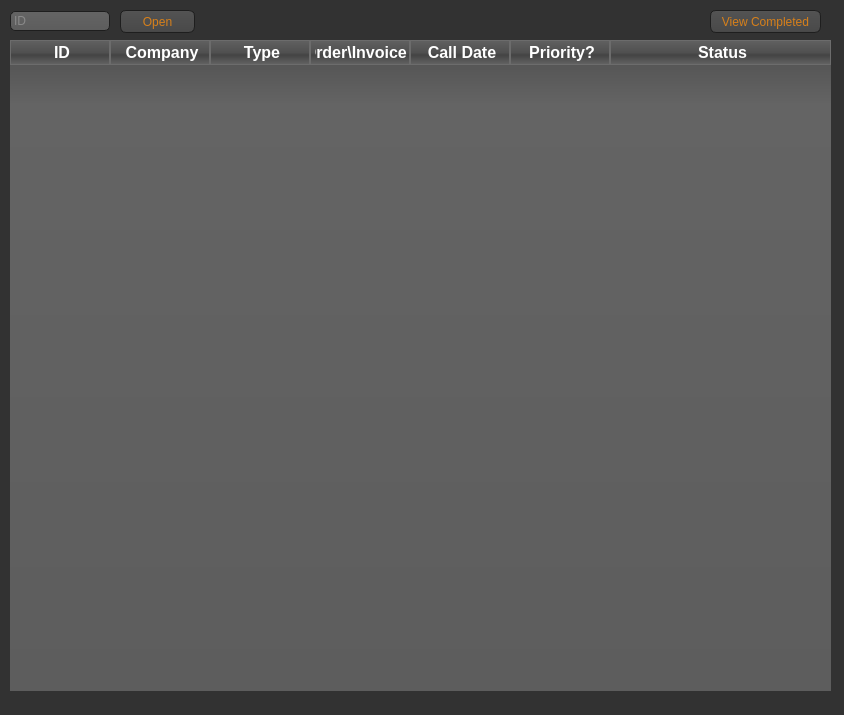
<?xml version="1.0" encoding="UTF-8"?>
<ui version="4.0">
 <class>MainReport</class>
 <widget class="QMainWindow" name="MainReport">
  <property name="geometry">
   <rect>
    <x>0</x>
    <y>0</y>
    <width>844</width>
    <height>715</height>
   </rect>
  </property>
  <property name="windowTitle">
   <string>Problem Sheet Viewer</string>
  </property>
  <property name="windowIcon">
   <iconset resource="../icon/icon.qrc">
    <normaloff>:/icon/PS_Icon.png</normaloff>:/icon/PS_Icon.png</iconset>
  </property>
  <property name="styleSheet">
   <string notr="true">QToolTip
{
	 border: 1px solid black;
	 background-color: #ffa02f;
	 padding: 1px;
	 border-radius: 3px;
	 opacity: 100;
}

QWidget
{
	color: #b1b1b1;
	background-color: #323232;
	border: none;
	outline: none;
}

QWidget:item:hover
{
	background-color: QLinearGradient( x1: 0, y1: 0, x2: 0, y2: 1, stop: 0 #ffa02f, stop: 1 #ca0619);
	color: #000000;
}

QWidget:item:selected
{
	background-color: QLinearGradient( x1: 0, y1: 0, x2: 0, y2: 1, stop: 0 #ffa02f, stop: 1 #d7801a);
}

QMenuBar::item
{
	background: transparent;
}

QMenuBar::item:selected
{
	background: transparent;
	border: 1px solid #ffaa00;
}

QMenuBar::item:pressed
{
	background: #444;
	border: 1px solid #000;
	background-color: QLinearGradient(
		x1:0, y1:0,
		x2:0, y2:1,
		stop:1 #212121,
		stop:0.4 #343434/*,
		stop:0.2 #343434,
		stop:0.1 #ffaa00*/
	);
	margin-bottom:-1px;
	padding-bottom:1px;
}

QMenu
{
	border: 1px solid #000;
}

QMenu::item
{
	padding: 2px 20px 2px 20px;
}

QMenu::item:selected
{
	color: #000000;
}

QWidget:disabled
{
	color: #404040;
	background-color: #323232;
}

QAbstractItemView
{
	background-color: QLinearGradient( x1: 0, y1: 0, x2: 0, y2: 1, stop: 0 #4d4d4d, stop: 0.1 #646464, stop: 1 #5d5d5d);
}

QWidget:focus
{
	/*border: 2px solid QLinearGradient( x1: 0, y1: 0, x2: 0, y2: 1, stop: 0 #ffa02f, stop: 1 #d7801a);*/
}

QLineEdit
{
	background-color: QLinearGradient( x1: 0, y1: 0, x2: 0, y2: 1, stop: 0 #4d4d4d, stop: 0 #646464, stop: 1 #5d5d5d);
	padding: 1px;
	border-style: solid;
	border: 1px solid #1e1e1e;
	border-radius: 5;
}

QPushButton
{
	color: #d7801a;
	background-color: QLinearGradient( x1: 0, y1: 0, x2: 0, y2: 1, stop: 0 #565656, stop: 0.1 #525252, stop: 0.5 #4e4e4e, stop: 0.9 #4a4a4a, stop: 1 #464646);
	border-width: 1px;
	border-color: #1e1e1e;
	border-style: solid;
	border-radius: 6;
	padding: 3px;
	font-size: 12px;
	padding-left: 5px;
	padding-right: 5px;
}

QPushButton:pressed
{
	background-color: QLinearGradient( x1: 0, y1: 0, x2: 0, y2: 1, stop: 0 #2d2d2d, stop: 0.1 #2b2b2b, stop: 0.5 #292929, stop: 0.9 #282828, stop: 1 #252525);
}

QListView
{
	selection-background-color: #ffaa00;
	background-color: QLinearGradient( x1: 0, y1: 0, x2: 0, y2: 1, stop: 0 #565656, stop: 0.1 #525252, stop: 0.5 #4e4e4e, stop: 0.9 #4a4a4a, stop: 1 #464646);
	border-style: solid;
	border: 1px solid #1e1e1e;
	border-radius: 5;
}

QComboBox
{
	selection-background-color: #ffaa00;
	background-color: QLinearGradient( x1: 0, y1: 0, x2: 0, y2: 1, stop: 0 #565656, stop: 0.1 #525252, stop: 0.5 #4e4e4e, stop: 0.9 #4a4a4a, stop: 1 #464646);
	border-style: solid;
	border: 1px solid #1e1e1e;
	border-radius: 5;
}

QComboBox:hover,QPushButton:hover
{
	border: 2px solid QLinearGradient( x1: 0, y1: 0, x2: 0, y2: 1, stop: 0 #ffa02f, stop: 1 #d7801a);
}


QComboBox:on
{
	padding-top: 3px;
	padding-left: 4px;
	background-color: QLinearGradient( x1: 0, y1: 0, x2: 0, y2: 1, stop: 0 #2d2d2d, stop: 0.1 #2b2b2b, stop: 0.5 #292929, stop: 0.9 #282828, stop: 1 #252525);
	selection-background-color: #ffaa00;
}

QComboBox QAbstractItemView
{
	border: 2px solid darkgray;
	selection-background-color: QLinearGradient( x1: 0, y1: 0, x2: 0, y2: 1, stop: 0 #ffa02f, stop: 1 #d7801a);
}

QComboBox::drop-down
{
	 subcontrol-origin: padding;
	 subcontrol-position: top right;
	 width: 15px;

	 border-left-width: 0px;
	 border-left-color: darkgray;
	 border-left-style: solid; /* just a single line */
	 border-top-right-radius: 3px; /* same radius as the QComboBox */
	 border-bottom-right-radius: 3px;
 }

QComboBox::down-arrow
{
	 image: url(image/down_arrow.png);
}

QGroupBox:focus
{
border: 2px solid QLinearGradient( x1: 0, y1: 0, x2: 0, y2: 1, stop: 0 #ffa02f, stop: 1 #d7801a);
}

QTextEdit:focus
{
	border: 2px solid QLinearGradient( x1: 0, y1: 0, x2: 0, y2: 1, stop: 0 #ffa02f, stop: 1 #d7801a);
}

QScrollBar:horizontal {
	 border: 1px solid #222222;
	 background: QLinearGradient( x1: 0, y1: 0, x2: 0, y2: 1, stop: 0.0 #121212, stop: 0.2 #282828, stop: 1 #484848);
	 height: 7px;
	 margin: 0px 16px 0 16px;
}

QScrollBar::handle:horizontal
{
	  background: QLinearGradient( x1: 0, y1: 0, x2: 1, y2: 0, stop: 0 #ffa02f, stop: 0.5 #d7801a, stop: 1 #ffa02f);
	  min-height: 20px;
	  border-radius: 2px;
}

QScrollBar::add-line:horizontal {
	  border: 1px solid #1b1b19;
	  border-radius: 2px;
	  background: QLinearGradient( x1: 0, y1: 0, x2: 1, y2: 0, stop: 0 #ffa02f, stop: 1 #d7801a);
	  width: 14px;
	  subcontrol-position: right;
	  subcontrol-origin: margin;
}

QScrollBar::sub-line:horizontal {
	  border: 1px solid #1b1b19;
	  border-radius: 2px;
	  background: QLinearGradient( x1: 0, y1: 0, x2: 1, y2: 0, stop: 0 #ffa02f, stop: 1 #d7801a);
	  width: 14px;
	 subcontrol-position: left;
	 subcontrol-origin: margin;
}

QScrollBar::right-arrow:horizontal, QScrollBar::left-arrow:horizontal
{
	  border: 1px solid black;
	  width: 1px;
	  height: 1px;
	  background: white;
}

QScrollBar::add-page:horizontal, QScrollBar::sub-page:horizontal
{
	  background: none;
}

QScrollBar:vertical
{
	  background: QLinearGradient( x1: 0, y1: 0, x2: 1, y2: 0, stop: 0.0 #121212, stop: 0.2 #282828, stop: 1 #484848);
	  width: 7px;
	  margin: 16px 0 16px 0;
	  border: 1px solid #222222;
}

QScrollBar::handle:vertical
{
	  background: QLinearGradient( x1: 0, y1: 0, x2: 0, y2: 1, stop: 0 #ffa02f, stop: 0.5 #d7801a, stop: 1 #ffa02f);
	  min-height: 20px;
	  border-radius: 2px;
}

QScrollBar::add-line:vertical
{
	  border: 1px solid #1b1b19;
	  border-radius: 2px;
	  background: QLinearGradient( x1: 0, y1: 0, x2: 0, y2: 1, stop: 0 #ffa02f, stop: 1 #d7801a);
	  height: 14px;
	  subcontrol-position: bottom;
	  subcontrol-origin: margin;
}

QScrollBar::sub-line:vertical
{
	  border: 1px solid #1b1b19;
	  border-radius: 2px;
	  background: QLinearGradient( x1: 0, y1: 0, x2: 0, y2: 1, stop: 0 #d7801a, stop: 1 #ffa02f);
	  height: 14px;
	  subcontrol-position: top;
	  subcontrol-origin: margin;
}

QScrollBar::up-arrow:vertical, QScrollBar::down-arrow:vertical
{
	  border: 1px solid black;
	  width: 1px;
	  height: 1px;
	  background: white;
}


QScrollBar::add-page:vertical, QScrollBar::sub-page:vertical
{
	  background: none;
}

QTextEdit
{
	background-color: #242424;
}

QPlainTextEdit
{
	background-color: #242424;
}

QHeaderView::section
{
	background-color: QLinearGradient(x1:0, y1:0, x2:0, y2:1, stop:0 #616161, stop: 0.5 #505050, stop: 0.6 #434343, stop:1 #656565);
	color: white;
	padding-left: 4px;
	border: 1px solid #6c6c6c;
}

QCheckBox:disabled
{
color: #414141;
}

QDockWidget::title
{
	text-align: center;
	spacing: 3px; /* spacing between items in the tool bar */
	background-color: QLinearGradient(x1:0, y1:0, x2:0, y2:1, stop:0 #323232, stop: 0.5 #242424, stop:1 #323232);
}

QDockWidget::close-button, QDockWidget::float-button
{
	text-align: center;
	spacing: 1px; /* spacing between items in the tool bar */
	background-color: QLinearGradient(x1:0, y1:0, x2:0, y2:1, stop:0 #323232, stop: 0.5 #242424, stop:1 #323232);
}

QDockWidget::close-button:hover, QDockWidget::float-button:hover
{
	background: #242424;
}

QDockWidget::close-button:pressed, QDockWidget::float-button:pressed
{
	padding: 1px -1px -1px 1px;
}

QMainWindow::separator
{
	background-color: QLinearGradient(x1:0, y1:0, x2:0, y2:1, stop:0 #161616, stop: 0.5 #151515, stop: 0.6 #212121, stop:1 #343434);
	color: white;
	padding-left: 4px;
	border: 1px solid #4c4c4c;
	spacing: 3px; /* spacing between items in the tool bar */
}

QMainWindow::separator:hover
{

	background-color: QLinearGradient(x1:0, y1:0, x2:0, y2:1, stop:0 #d7801a, stop:0.5 #b56c17 stop:1 #ffa02f);
	color: white;
	padding-left: 4px;
	border: 1px solid #6c6c6c;
	spacing: 3px; /* spacing between items in the tool bar */
}

QToolBar::handle
{
	 spacing: 3px; /* spacing between items in the tool bar */
	 background: url(image/handle.png);
}

QMenu::separator
{
	height: 2px;
	background-color: QLinearGradient(x1:0, y1:0, x2:0, y2:1, stop:0 #161616, stop: 0.5 #151515, stop: 0.6 #212121, stop:1 #343434);
	color: white;
	padding-left: 4px;
	margin-left: 10px;
	margin-right: 5px;
}

QProgressBar
{
	border: 2px solid grey;
	border-radius: 5px;
	text-align: center;
}

QProgressBar::chunk
{
	background-color: #d7801a;
	width: 2.15px;
	margin: 0.5px;
}

QTabBar::tab {
	color: #b1b1b1;
	border: 1px solid #444;
	border-bottom-style: none;
	background-color: #323232;
	padding-left: 10px;
	padding-right: 10px;
	padding-top: 3px;
	padding-bottom: 2px;
	margin-right: -1px;
}

QTabWidget::pane {
	border: 1px solid #444;
	top: 1px;
}

QTabBar::tab:last
{
	margin-right: 0; /* the last selected tab has nothing to overlap with on the right */
	border-top-right-radius: 3px;
}

QTabBar::tab:first:!selected
{
 margin-left: 0px; /* the last selected tab has nothing to overlap with on the right */


	border-top-left-radius: 3px;
}

QTabBar::tab:!selected
{
	color: #b1b1b1;
	border-bottom-style: solid;
	margin-top: 3px;
	background-color: QLinearGradient(x1:0, y1:0, x2:0, y2:1, stop:1 #212121, stop:.4 #343434);
}

QTabBar::tab:selected
{
	border-top-left-radius: 3px;
	border-top-right-radius: 3px;
	margin-bottom: 0px;
}

QTabBar::tab:!selected:hover
{
	/*border-top: 2px solid #ffaa00;
	padding-bottom: 3px;*/
	border-top-left-radius: 3px;
	border-top-right-radius: 3px;
	background-color: QLinearGradient(x1:0, y1:0, x2:0, y2:1, stop:1 #212121, stop:0.4 #343434, stop:0.2 #343434, stop:0.1 #ffaa00);
}

QRadioButton::indicator:checked, QRadioButton::indicator:unchecked{
	color: #b1b1b1;
	background-color: #323232;
	border: 1px solid #b1b1b1;
	border-radius: 6px;
}

QRadioButton::indicator:checked
{
	background-color: qradialgradient(
		cx: 0.5, cy: 0.5,
		fx: 0.5, fy: 0.5,
		radius: 1.0,
		stop: 0.25 #ffaa00,
		stop: 0.3 #323232
	);
}

QCheckBox::indicator{
	color: #b1b1b1;
	background-color: #323232;
	border: 1px solid #b1b1b1;
	width: 9px;
	height: 9px;
}

QRadioButton::indicator
{
	border-radius: 6px;
}

QRadioButton::indicator:hover, QCheckBox::indicator:hover
{
	border: 1px solid #ffaa00;
}

QCheckBox::indicator:checked
{
	image: url(image/checkbox.png);
}

QCheckBox::indicator:disabled, QRadioButton::indicator:disabled
{
	border: 1px solid #444;
}            </string>
  </property>
  <widget class="QWidget" name="centralwidget">
   <widget class="QTableWidget" name="tblSummary">
    <property name="geometry">
     <rect>
      <x>10</x>
      <y>40</y>
      <width>821</width>
      <height>651</height>
     </rect>
    </property>
    <property name="font">
     <font>
      <weight>75</weight>
      <bold>true</bold>
     </font>
    </property>
    <property name="styleSheet">
     <string notr="true">QToolTip
{
	 border: 1px solid black;
	 background-color: #ffa02f;
	 padding: 1px;
	 border-radius: 3px;
	 opacity: 100;
}

QWidget
{
	color: #b1b1b1;
	background-color: #323232;
	border: none;
	outline: none;
}

QWidget:item:hover
{
	background-color: QLinearGradient( x1: 0, y1: 0, x2: 0, y2: 1, stop: 0 #ffa02f, stop: 1 #ca0619);
	color: #000000;
}

QWidget:item:selected
{
	background-color: QLinearGradient( x1: 0, y1: 0, x2: 0, y2: 1, stop: 0 #ffa02f, stop: 1 #d7801a);
}

QMenuBar::item
{
	background: transparent;
}

QMenuBar::item:selected
{
	background: transparent;
	border: 1px solid #ffaa00;
}

QMenuBar::item:pressed
{
	background: #444;
	border: 1px solid #000;
	background-color: QLinearGradient(
		x1:0, y1:0,
		x2:0, y2:1,
		stop:1 #212121,
		stop:0.4 #343434/*,
		stop:0.2 #343434,
		stop:0.1 #ffaa00*/
	);
	margin-bottom:-1px;
	padding-bottom:1px;
}

QMenu
{
	border: 1px solid #000;
}

QMenu::item
{
	padding: 2px 20px 2px 20px;
}

QMenu::item:selected
{
	color: #000000;
}

QWidget:disabled
{
	color: #404040;
	background-color: #323232;
}

QAbstractItemView
{
	background-color: QLinearGradient( x1: 0, y1: 0, x2: 0, y2: 1, stop: 0 #4d4d4d, stop: 0.1 #646464, stop: 1 #5d5d5d);
}

QWidget:focus
{
	/*border: 2px solid QLinearGradient( x1: 0, y1: 0, x2: 0, y2: 1, stop: 0 #ffa02f, stop: 1 #d7801a);*/
}

QLineEdit
{
	background-color: QLinearGradient( x1: 0, y1: 0, x2: 0, y2: 1, stop: 0 #4d4d4d, stop: 0 #646464, stop: 1 #5d5d5d);
	padding: 1px;
	border-style: solid;
	border: 1px solid #1e1e1e;
	border-radius: 5;
}

QPushButton
{
	color: #d7801a;
	background-color: QLinearGradient( x1: 0, y1: 0, x2: 0, y2: 1, stop: 0 #565656, stop: 0.1 #525252, stop: 0.5 #4e4e4e, stop: 0.9 #4a4a4a, stop: 1 #464646);
	border-width: 1px;
	border-color: #1e1e1e;
	border-style: solid;
	border-radius: 6;
	padding: 3px;
	font-size: 12px;
	padding-left: 5px;
	padding-right: 5px;
}

QPushButton:pressed
{
	background-color: QLinearGradient( x1: 0, y1: 0, x2: 0, y2: 1, stop: 0 #2d2d2d, stop: 0.1 #2b2b2b, stop: 0.5 #292929, stop: 0.9 #282828, stop: 1 #252525);
}

QListView
{
	selection-background-color: #ffaa00;
	background-color: QLinearGradient( x1: 0, y1: 0, x2: 0, y2: 1, stop: 0 #565656, stop: 0.1 #525252, stop: 0.5 #4e4e4e, stop: 0.9 #4a4a4a, stop: 1 #464646);
	border-style: solid;
	border: 1px solid #1e1e1e;
	border-radius: 5;
}

QComboBox
{
	selection-background-color: #ffaa00;
	background-color: QLinearGradient( x1: 0, y1: 0, x2: 0, y2: 1, stop: 0 #565656, stop: 0.1 #525252, stop: 0.5 #4e4e4e, stop: 0.9 #4a4a4a, stop: 1 #464646);
	border-style: solid;
	border: 1px solid #1e1e1e;
	border-radius: 5;
}

QComboBox:hover,QPushButton:hover
{
	border: 2px solid QLinearGradient( x1: 0, y1: 0, x2: 0, y2: 1, stop: 0 #ffa02f, stop: 1 #d7801a);
}


QComboBox:on
{
	padding-top: 3px;
	padding-left: 4px;
	background-color: QLinearGradient( x1: 0, y1: 0, x2: 0, y2: 1, stop: 0 #2d2d2d, stop: 0.1 #2b2b2b, stop: 0.5 #292929, stop: 0.9 #282828, stop: 1 #252525);
	selection-background-color: #ffaa00;
}

QComboBox QAbstractItemView
{
	border: 2px solid darkgray;
	selection-background-color: QLinearGradient( x1: 0, y1: 0, x2: 0, y2: 1, stop: 0 #ffa02f, stop: 1 #d7801a);
}

QComboBox::drop-down
{
	 subcontrol-origin: padding;
	 subcontrol-position: top right;
	 width: 15px;

	 border-left-width: 0px;
	 border-left-color: darkgray;
	 border-left-style: solid; /* just a single line */
	 border-top-right-radius: 3px; /* same radius as the QComboBox */
	 border-bottom-right-radius: 3px;
 }

QComboBox::down-arrow
{
	 image: url(image/down_arrow.png);
}

QGroupBox:focus
{
border: 2px solid QLinearGradient( x1: 0, y1: 0, x2: 0, y2: 1, stop: 0 #ffa02f, stop: 1 #d7801a);
}

QTextEdit:focus
{
	border: 2px solid QLinearGradient( x1: 0, y1: 0, x2: 0, y2: 1, stop: 0 #ffa02f, stop: 1 #d7801a);
}

QScrollBar:horizontal {
	 border: 1px solid #222222;
	 background: QLinearGradient( x1: 0, y1: 0, x2: 0, y2: 1, stop: 0.0 #121212, stop: 0.2 #282828, stop: 1 #484848);
	 height: 7px;
	 margin: 0px 16px 0 16px;
}

QScrollBar::handle:horizontal
{
	  background: QLinearGradient( x1: 0, y1: 0, x2: 1, y2: 0, stop: 0 #ffa02f, stop: 0.5 #d7801a, stop: 1 #ffa02f);
	  min-height: 20px;
	  border-radius: 2px;
}

QScrollBar::add-line:horizontal {
	  border: 1px solid #1b1b19;
	  border-radius: 2px;
	  background: QLinearGradient( x1: 0, y1: 0, x2: 1, y2: 0, stop: 0 #ffa02f, stop: 1 #d7801a);
	  width: 14px;
	  subcontrol-position: right;
	  subcontrol-origin: margin;
}

QScrollBar::sub-line:horizontal {
	  border: 1px solid #1b1b19;
	  border-radius: 2px;
	  background: QLinearGradient( x1: 0, y1: 0, x2: 1, y2: 0, stop: 0 #ffa02f, stop: 1 #d7801a);
	  width: 14px;
	 subcontrol-position: left;
	 subcontrol-origin: margin;
}

QScrollBar::right-arrow:horizontal, QScrollBar::left-arrow:horizontal
{
	  border: 1px solid black;
	  width: 1px;
	  height: 1px;
	  background: white;
}

QScrollBar::add-page:horizontal, QScrollBar::sub-page:horizontal
{
	  background: none;
}

QScrollBar:vertical
{
	  background: QLinearGradient( x1: 0, y1: 0, x2: 1, y2: 0, stop: 0.0 #121212, stop: 0.2 #282828, stop: 1 #484848);
	  width: 7px;
	  margin: 16px 0 16px 0;
	  border: 1px solid #222222;
}

QScrollBar::handle:vertical
{
	  background: QLinearGradient( x1: 0, y1: 0, x2: 0, y2: 1, stop: 0 #ffa02f, stop: 0.5 #d7801a, stop: 1 #ffa02f);
	  min-height: 20px;
	  border-radius: 2px;
}

QScrollBar::add-line:vertical
{
	  border: 1px solid #1b1b19;
	  border-radius: 2px;
	  background: QLinearGradient( x1: 0, y1: 0, x2: 0, y2: 1, stop: 0 #ffa02f, stop: 1 #d7801a);
	  height: 14px;
	  subcontrol-position: bottom;
	  subcontrol-origin: margin;
}

QScrollBar::sub-line:vertical
{
	  border: 1px solid #1b1b19;
	  border-radius: 2px;
	  background: QLinearGradient( x1: 0, y1: 0, x2: 0, y2: 1, stop: 0 #d7801a, stop: 1 #ffa02f);
	  height: 14px;
	  subcontrol-position: top;
	  subcontrol-origin: margin;
}

QScrollBar::up-arrow:vertical, QScrollBar::down-arrow:vertical
{
	  border: 1px solid black;
	  width: 1px;
	  height: 1px;
	  background: white;
}


QScrollBar::add-page:vertical, QScrollBar::sub-page:vertical
{
	  background: none;
}

QTextEdit
{
	background-color: #242424;
}

QPlainTextEdit
{
	background-color: #242424;
}

QHeaderView::section
{
	background-color: QLinearGradient(x1:0, y1:0, x2:0, y2:1, stop:0 #616161, stop: 0.5 #505050, stop: 0.6 #434343, stop:1 #656565);
	color: white;
	padding-left: 4px;
	border: 1px solid #6c6c6c;
}

QCheckBox:disabled
{
color: #414141;
}

QDockWidget::title
{
	text-align: center;
	spacing: 3px; /* spacing between items in the tool bar */
	background-color: QLinearGradient(x1:0, y1:0, x2:0, y2:1, stop:0 #323232, stop: 0.5 #242424, stop:1 #323232);
}

QDockWidget::close-button, QDockWidget::float-button
{
	text-align: center;
	spacing: 1px; /* spacing between items in the tool bar */
	background-color: QLinearGradient(x1:0, y1:0, x2:0, y2:1, stop:0 #323232, stop: 0.5 #242424, stop:1 #323232);
}

QDockWidget::close-button:hover, QDockWidget::float-button:hover
{
	background: #242424;
}

QDockWidget::close-button:pressed, QDockWidget::float-button:pressed
{
	padding: 1px -1px -1px 1px;
}

QMainWindow::separator
{
	background-color: QLinearGradient(x1:0, y1:0, x2:0, y2:1, stop:0 #161616, stop: 0.5 #151515, stop: 0.6 #212121, stop:1 #343434);
	color: white;
	padding-left: 4px;
	border: 1px solid #4c4c4c;
	spacing: 3px; /* spacing between items in the tool bar */
}

QMainWindow::separator:hover
{

	background-color: QLinearGradient(x1:0, y1:0, x2:0, y2:1, stop:0 #d7801a, stop:0.5 #b56c17 stop:1 #ffa02f);
	color: white;
	padding-left: 4px;
	border: 1px solid #6c6c6c;
	spacing: 3px; /* spacing between items in the tool bar */
}

QToolBar::handle
{
	 spacing: 3px; /* spacing between items in the tool bar */
	 background: url(image/handle.png);
}

QMenu::separator
{
	height: 2px;
	background-color: QLinearGradient(x1:0, y1:0, x2:0, y2:1, stop:0 #161616, stop: 0.5 #151515, stop: 0.6 #212121, stop:1 #343434);
	color: white;
	padding-left: 4px;
	margin-left: 10px;
	margin-right: 5px;
}

QProgressBar
{
	border: 2px solid grey;
	border-radius: 5px;
	text-align: center;
}

QProgressBar::chunk
{
	background-color: #d7801a;
	width: 2.15px;
	margin: 0.5px;
}

QTabBar::tab {
	color: #b1b1b1;
	border: 1px solid #444;
	border-bottom-style: none;
	background-color: #323232;
	padding-left: 10px;
	padding-right: 10px;
	padding-top: 3px;
	padding-bottom: 2px;
	margin-right: -1px;
}

QTabWidget::pane {
	border: 1px solid #444;
	top: 1px;
}

QTabBar::tab:last
{
	margin-right: 0; /* the last selected tab has nothing to overlap with on the right */
	border-top-right-radius: 3px;
}

QTabBar::tab:first:!selected
{
 margin-left: 0px; /* the last selected tab has nothing to overlap with on the right */


	border-top-left-radius: 3px;
}

QTabBar::tab:!selected
{
	color: #b1b1b1;
	border-bottom-style: solid;
	margin-top: 3px;
	background-color: QLinearGradient(x1:0, y1:0, x2:0, y2:1, stop:1 #212121, stop:.4 #343434);
}

QTabBar::tab:selected
{
	border-top-left-radius: 3px;
	border-top-right-radius: 3px;
	margin-bottom: 0px;
}

QTabBar::tab:!selected:hover
{
	/*border-top: 2px solid #ffaa00;
	padding-bottom: 3px;*/
	border-top-left-radius: 3px;
	border-top-right-radius: 3px;
	background-color: QLinearGradient(x1:0, y1:0, x2:0, y2:1, stop:1 #212121, stop:0.4 #343434, stop:0.2 #343434, stop:0.1 #ffaa00);
}

QRadioButton::indicator:checked, QRadioButton::indicator:unchecked{
	color: #b1b1b1;
	background-color: #323232;
	border: 1px solid #b1b1b1;
	border-radius: 6px;
}

QRadioButton::indicator:checked
{
	background-color: qradialgradient(
		cx: 0.5, cy: 0.5,
		fx: 0.5, fy: 0.5,
		radius: 1.0,
		stop: 0.25 #ffaa00,
		stop: 0.3 #323232
	);
}

QCheckBox::indicator{
	color: #b1b1b1;
	background-color: #323232;
	border: 1px solid #b1b1b1;
	width: 9px;
	height: 9px;
}

QRadioButton::indicator
{
	border-radius: 6px;
}

QRadioButton::indicator:hover, QCheckBox::indicator:hover
{
	border: 1px solid #ffaa00;
}

QCheckBox::indicator:checked
{
	image: url(image/checkbox.png);
}

QCheckBox::indicator:disabled, QRadioButton::indicator:disabled
{
	border: 1px solid #444;
}            </string>
    </property>
    <property name="editTriggers">
     <set>QAbstractItemView::NoEditTriggers</set>
    </property>
    <property name="dragEnabled">
     <bool>false</bool>
    </property>
    <property name="alternatingRowColors">
     <bool>true</bool>
    </property>
    <property name="sortingEnabled">
     <bool>false</bool>
    </property>
    <property name="columnCount">
     <number>7</number>
    </property>
    <attribute name="horizontalHeaderVisible">
     <bool>true</bool>
    </attribute>
    <attribute name="horizontalHeaderCascadingSectionResizes">
     <bool>false</bool>
    </attribute>
    <attribute name="horizontalHeaderStretchLastSection">
     <bool>true</bool>
    </attribute>
    <column>
     <property name="text">
      <string>ID</string>
     </property>
     <property name="font">
      <font>
       <pointsize>12</pointsize>
       <weight>75</weight>
       <bold>true</bold>
      </font>
     </property>
    </column>
    <column>
     <property name="text">
      <string>Company</string>
     </property>
     <property name="font">
      <font>
       <pointsize>12</pointsize>
       <weight>75</weight>
       <bold>true</bold>
      </font>
     </property>
    </column>
    <column>
     <property name="text">
      <string>Type</string>
     </property>
     <property name="font">
      <font>
       <pointsize>12</pointsize>
       <weight>75</weight>
       <bold>true</bold>
      </font>
     </property>
    </column>
    <column>
     <property name="text">
      <string>Order\Invoice #</string>
     </property>
     <property name="font">
      <font>
       <pointsize>12</pointsize>
       <weight>75</weight>
       <bold>true</bold>
      </font>
     </property>
    </column>
    <column>
     <property name="text">
      <string>Call Date</string>
     </property>
     <property name="font">
      <font>
       <pointsize>12</pointsize>
       <weight>75</weight>
       <bold>true</bold>
      </font>
     </property>
    </column>
    <column>
     <property name="text">
      <string>Priority?</string>
     </property>
     <property name="font">
      <font>
       <pointsize>12</pointsize>
       <weight>75</weight>
       <bold>true</bold>
      </font>
     </property>
    </column>
    <column>
     <property name="text">
      <string>Status</string>
     </property>
     <property name="font">
      <font>
       <pointsize>12</pointsize>
       <weight>75</weight>
       <bold>true</bold>
      </font>
     </property>
    </column>
   </widget>
   <widget class="QPushButton" name="btnToggleTable">
    <property name="geometry">
     <rect>
      <x>710</x>
      <y>10</y>
      <width>111</width>
      <height>23</height>
     </rect>
    </property>
    <property name="text">
     <string>View Completed</string>
    </property>
   </widget>
   <widget class="QLineEdit" name="leID">
    <property name="geometry">
     <rect>
      <x>10</x>
      <y>11</y>
      <width>100</width>
      <height>20</height>
     </rect>
    </property>
    <property name="text">
     <string/>
    </property>
    <property name="placeholderText">
     <string>ID</string>
    </property>
   </widget>
   <widget class="QPushButton" name="btnOpen">
    <property name="geometry">
     <rect>
      <x>120</x>
      <y>10</y>
      <width>75</width>
      <height>23</height>
     </rect>
    </property>
    <property name="text">
     <string>Open</string>
    </property>
   </widget>
  </widget>
  <widget class="QStatusBar" name="statusbar"/>
 </widget>
 <resources>
  <include location="../icon/icon.qrc"/>
 </resources>
 <connections>
  <connection>
   <sender>leID</sender>
   <signal>returnPressed()</signal>
   <receiver>btnOpen</receiver>
   <slot>click()</slot>
   <hints>
    <hint type="sourcelabel">
     <x>37</x>
     <y>25</y>
    </hint>
    <hint type="destinationlabel">
     <x>138</x>
     <y>24</y>
    </hint>
   </hints>
  </connection>
 </connections>
</ui>
